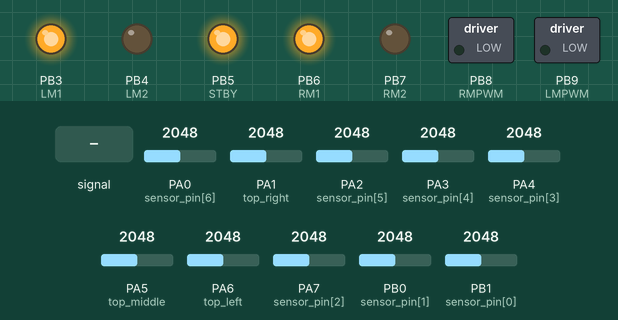
The sketch below on a simulated STM32 Blue Pill. Shown: switched loads named in the sketch (green lamp = pin HIGH), output pins drawn as LEDs (lit = HIGH). Inputs (shaded band) come from the test bench; at power-on: PA7 (sensor_pin[2]) = 2048, PA3 (sensor_pin[4]) = 2048, PB0 (sensor_pin[1]) = 2048, PA0 (sensor_pin[6]) = 2048, PA1 (top_right) = 2048, PA2 (sensor_pin[5]) = 2048, PA4 (sensor_pin[3]) = 2048, PA5 (top_middle) = 2048, PA6 (top_left) = 2048, PB1 (sensor_pin[0]) = 2048. What the sketch prints to the serial monitor is not drawn.

Above: at 1.2 s.
1.3 s: PA2 (sensor_pin[5]) fed a 200 Hz sine of ±1842 counts around its level
At 2.1 s:
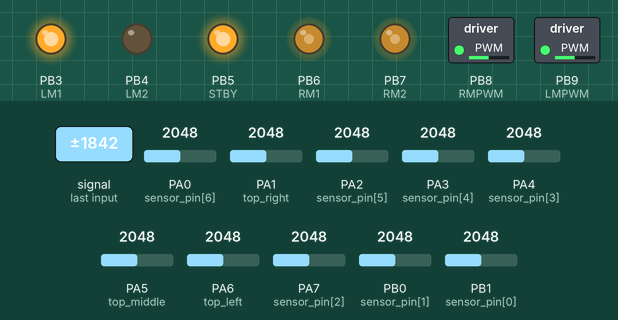
2.8 s: PA7 (sensor_pin[2]) set to 3136
4.3 s: PA7 (sensor_pin[2]) set to 3238
At 5.71 s:
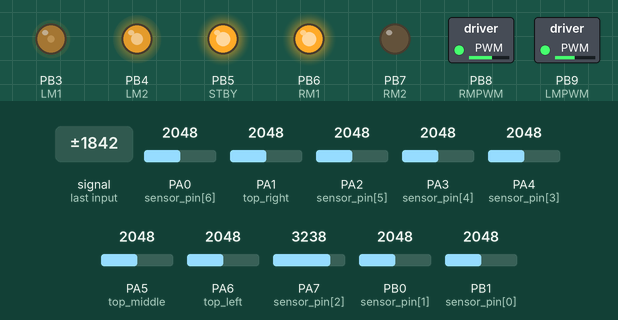
7.3 s: PA3 (sensor_pin[4]) set to 3151
At 7.66 s:
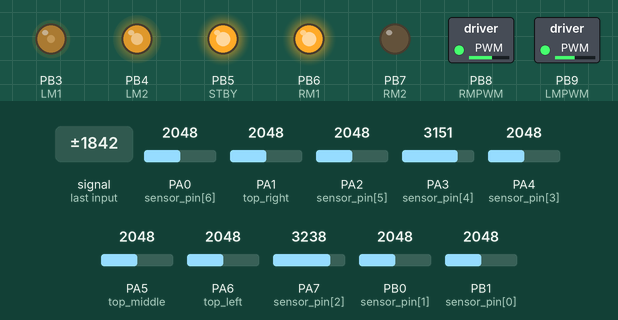
10.3 s: PA3 (sensor_pin[4]) set to 3250
At 11.7 s:
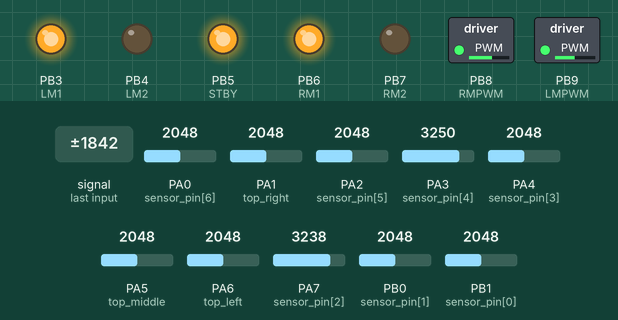
13.3 s: PB0 (sensor_pin[1]) set to 3340
Timing chart, 0 to 16.3 s (numbered marks = the images above; inputs shaded):
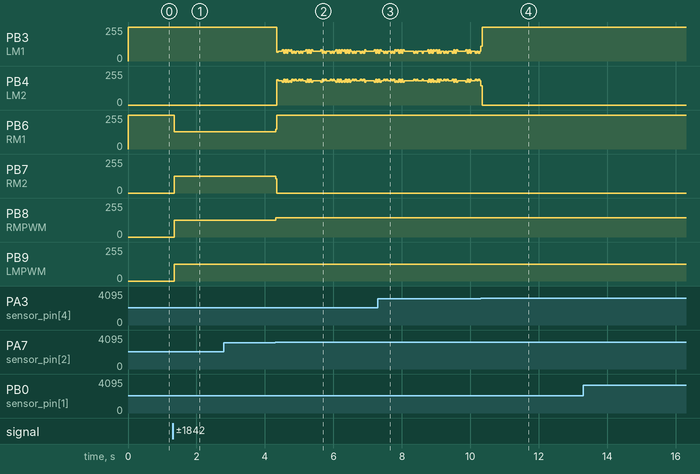

Measured:
- the behaviour switches between 3200 and 3201 on PA7 (sensor_pin[2]) (found by bisection; images 1 and 2)
- the behaviour switches between 3200 and 3201 on PA3 (sensor_pin[4]) (found by bisection; images 3 and 4)
- after the input at 1.3 s, PB6 (RM1): 255/255 → 129/255 after 0.05 s; PB7 (RM2): 0/255 → 127/255 after 0.05 s; PB8 (RMPWM), PB9 (LMPWM): 0/255 → 124/255 after 0.05 s
- after the input at 4.3 s, PB6 (RM1): 129/255 → 255/255 at once; PB7 (RM2): 127/255 → 0/255 at once; PB8 (RMPWM): 124/255 → 145/255 at once
- after the input at 7.3 s, PB8 (RMPWM): stays 145/255 (without the input it goes to 45/255 after 1.9 s); PB9 (LMPWM): stays 124/255 (without the input it goes to 215/255 after 1.9 s)
- after the input at 10.3 s, PB8 (RMPWM): stays 145/255 (without the input it goes to 45/255 after 1.9 s); PB9 (LMPWM): stays 124/255 (without the input it goes to 215/255 after 1.9 s)

The sketch:

check_updated__2019_01_13_16_15_23_UTC_.ino
```cpp
int sensor_pin[7] = { PB1,PB0,PA7,PA4,PA3,PA2,PA0 };
int sensor[7];
#define top_left PA6
#define top_middle PA5
#define top_right PA1

int t_lft,t_mdl,b_lft,b_rgt,t_rgt;
bool h_t_lft,h_t_rgt,h_b_lft,h_b_rgt;

#define LM2 PB4//here>>portion A is left....portion B is right
#define LM1 PB3
#define RM2 PB7
#define RM1 PB6
#define LMPWM PB9
#define RMPWM PB8
#define STBY PB5
#define Kp 40//33.33>>5 sensor e 40 kp aar kd 130 motamuti khushi
#define Kd 130//100
#define lft_led PB15
#define rgt_led PA8

void  analogSerialRead();
void dS_Read();
void SensorRead();
int koyta_kalo();
float  PD();
void  motor_control();

void setup()
{
   afio_cfg_debug_ports(AFIO_DEBUG_NONE);
  Serial.begin(115200);
  Serial1.begin(9600);
  pinMode(LM1,OUTPUT);
  pinMode(LM2,OUTPUT);
  pinMode(RM1,OUTPUT);
  pinMode(RM2,OUTPUT);
  pinMode(LMPWM,OUTPUT);
  pinMode(RMPWM,OUTPUT);
  pinMode(STBY,OUTPUT);
  //pinMode(PC13,OUTPUT);
  }
void speed_control(int lft, int right)
{
  if (lft >= 0)
        {
        digitalWrite(LM1, HIGH);
        digitalWrite(LM2, LOW);
        analogWrite(LMPWM, lft);
        }
  else
      {
        digitalWrite(LM2, HIGH);
        digitalWrite(LM1, LOW);
        analogWrite(LMPWM, -1*lft);
        }
  if (right >= 0)
           {
             digitalWrite(RM1, HIGH);
             digitalWrite(RM2, LOW);
             analogWrite(RMPWM, right);
            }

  else {
          digitalWrite(RM2, HIGH);
          digitalWrite(RM1, LOW);
          analogWrite(RMPWM, -1*right);
        }
}
void stopp()
{
  speed_control(0,0);
}

void analogSerialRead()
{
  int a,b,c;
  a=analogRead(top_left);
  b=analogRead(top_middle);
  c=analogRead(top_right);
  Serial.print(a);
  Serial.print("\t\t\t");
  Serial.print(b);
  Serial.print("\t\t\t");
  Serial.print(c);
  Serial.println();
for(int i=0;i<7;i++)
   {
   sensor[i]= analogRead(sensor_pin[i]);
  Serial.print(sensor[i]);
  Serial.print("\t");

}
Serial.println(" ");
}

void dS_Read()
{
int a,b,c;
  a=analogRead(top_left);
  b=analogRead(top_middle);
  c=analogRead(top_right);
    if ( a<3300 ) a=0; else a=1;
  if ( b<3300 ) b=0; else b=1;
  if ( c<3300 ) c=0; else c=1;
  Serial.print(a);
  Serial.print("  ");
  Serial.print(b);
  Serial.print("  ");
  Serial.print(c);
  Serial.println();

 for(int i=0;i<7;i++)
   {
    sensor[i]=analogRead(sensor_pin[i]);

   if (sensor[i]<= 3000)  sensor[i]=0;
  else sensor[i]=1;

//  Serial.print("Sensor[");
//  Serial.print(i);
//  Serial.print("]=");
  Serial.print(sensor[i]);
  //Serial.print("\t");
  }
  Serial.println();

}


void SensorRead()
{
   int a,b,c,d,e;
  a=analogRead(top_left);
  b=analogRead(top_middle);
  c=analogRead(top_right);
  if ( a<3300 ) a=0; else a=1;
  if ( b<2800 ) b=0; else b=1;
  if ( c<3300 ) c=0; else c=1;
d=analogRead(sensor_pin[0]);
e=analogRead(sensor_pin[6]);
   if ( d<3200 ) d=0; else d=1;
   if ( e<3200 ) e=0; else e=1;

t_lft=a;
t_mdl=b;
t_rgt=c;
b_lft=d;
b_rgt=e;

   for(int i=1;i<6;i++)
   {
    sensor[i]=analogRead(sensor_pin[i]);

   if (sensor[i]<= 3000)  sensor[i]=0;
   else sensor[i]=1;
  }

}


int koyta_kalo()
{
  int count = 0;
   for( int i=1; i<6; i++)
   {
    sensor[i]= analogRead(sensor_pin[i]);

    if (sensor[i]<= 3200)
      sensor[i]=0;
    else
      sensor[i]=1;
     if (sensor[i]==1) count++;
      Serial.print(sensor[i]);
   }

   Serial.print("\t");

      Serial.print(count);
    Serial.println(" ");

  return count;
}


  float PD()
{

  float b = koyta_kalo();
  if (b==0) return 99;
//  if ((b==7) && top_middle==1) return 100;
  float positions = (   sensor[1] * (-2) + sensor[2] * (-1) + sensor[3] * 0 + sensor[4] * 1 + sensor[5] *2 ) / b;
  float error = positions - 0;
  int P = error;
  Serial.println(error);
  return error;
}

void motor_control()
{
SensorRead();
// int a,b,c,d,e;
//  a=analogRead(top_left);
//  b=analogRead(top_middle);
//  c=analogRead(top_right);
//  if ( a<3300 ) a=0; else a=1;
//  if ( b<2800 ) b=0; else b=1;
//  if ( c<3300 ) c=0; else c=1;
//d=analogRead(sensor_pin[0]);
//e=analogRead(sensor_pin[6]);
//   if ( d<3200 ) d=0; else d=1;
//   if ( e<3200 ) e=0; else e=1;
//
//t_lft=a;
//t_mdl=b;
//t_rgt=c;
//b_lft=d;
//b_rgt=e;

     if (t_lft==1) h_t_lft=1;
     if (t_rgt==1) h_t_rgt=1;
     if (b_lft==1) h_b_lft=1;
     if (b_rgt==1) h_b_rgt=1;

if (( (h_t_lft==1 && h_b_lft == 1)  || (h_t_rgt==1 && h_b_rgt==1)) && ( t_lft==0 && b_lft == 0  && t_rgt==0 && b_rgt==0 ) )
{
 speed_control(-50,-50);
 delay(50);
 stopp();
 delay(1000);
 SensorRead();delay(1000);
 if (h_t_lft==1 && h_b_lft==1 && h_t_rgt==1 && h_b_rgt==1)
    {
      if (t_mdl==1 || sensor[2]==1 || sensor[3]==1 || sensor[4]==1)
      {
        Serial.println("Plus"); digitalWrite(lft_led,HIGH);delay(50);
      }
      else{
        Serial.println("TTTTT");digitalWrite(rgt_led,HIGH);delay(50);
      }
    }
    h_t_lft=0;  h_b_lft=0; h_t_rgt=0; h_b_rgt=0;
  }

  float error = PD();
  if (error == 99)
  {
   int x= koyta_kalo();
    while(x==0)
         { stopp();
            x=koyta_kalo();
         }
  }

  int left_speed, right_speed;
  int prev_error;
  left_speed = 130 + (Kp * error +Kd*(error-prev_error)) ;
  right_speed = 130 - (Kp * error +Kd*(error-prev_error)) ;
  prev_error=error;
  // Kd*(error-prev_error)
  if (left_speed > 255)left_speed = 250;
  if (right_speed > 255 )right_speed = 250;
  if (left_speed < -255)left_speed = -250;
  if (right_speed < -255)right_speed = -250;
  speed_control(left_speed, right_speed);

  Serial.print(left_speed);
  Serial.print("\t");
  Serial.println(right_speed);
}

void loop()
{
 // if (Serial1.available() > 0)
//Serial1.println("hii");
  digitalWrite(STBY,HIGH);
// analogSerialRead();
 //dS_Read();digitalWrite(rgt_led,HIGH);delay(50);
// SensorRead();
  //PD();
  motor_control();
 //koyta_kalo();
//speed_control(-200,-200);
//delay(50);
  }
```
